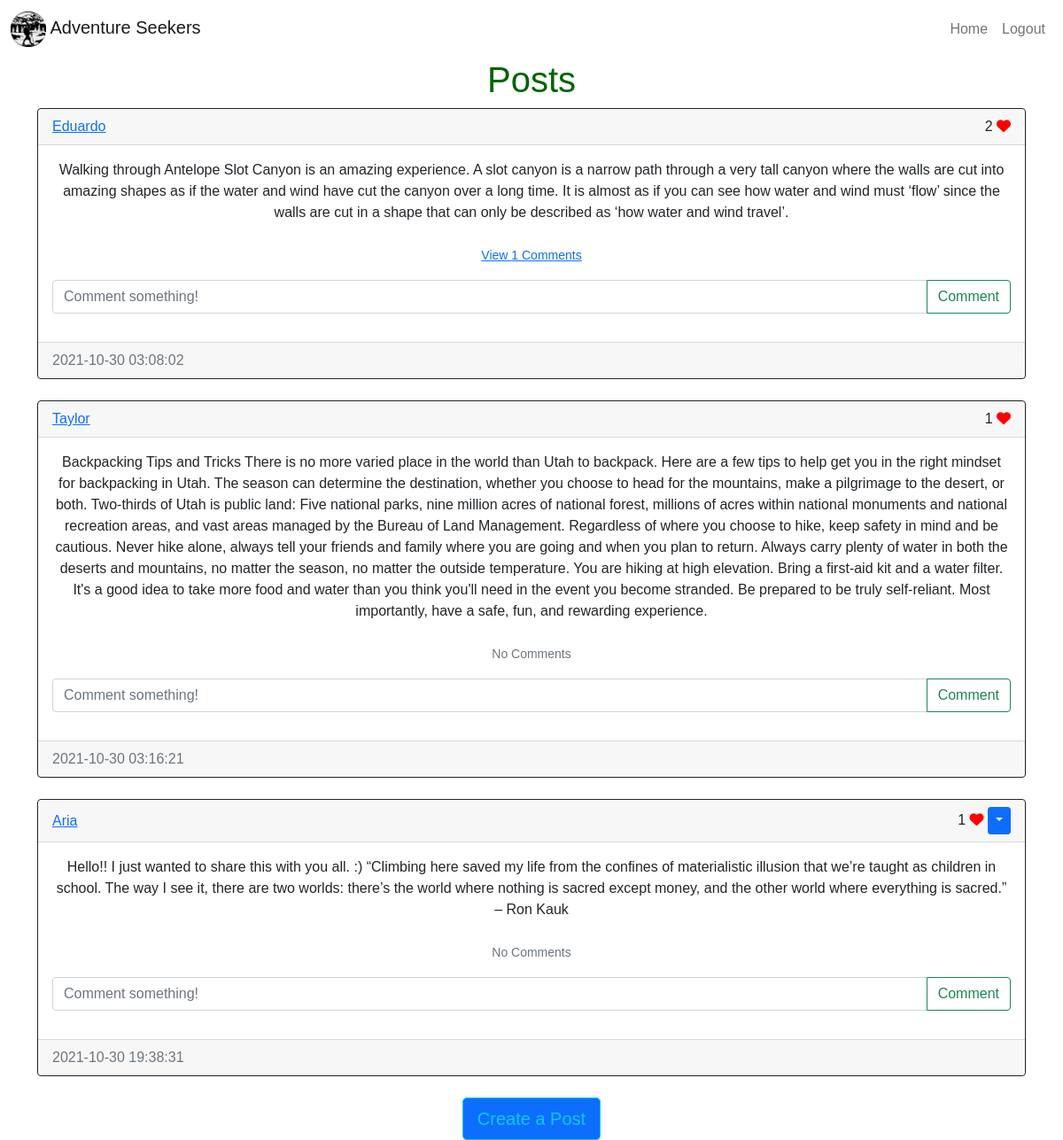
/home (signed in), run on the app's committed database.
### sunny_app/models.py (models this page shows)
class Post(db.Model):
    id = db.Column(db.Integer, primary_key=True)
    text = db.Column(db.Text, nullable=False)
    date_created = db.Column(db.DateTime(timezone=True), default=func.now())
    author = db.Column(db.Integer, db.ForeignKey(
        'user.id', ondelete="CASCADE"), nullable=False)
    comments = db.relationship('Comment', backref='post', passive_deletes=True)
    likes = db.relationship('Like', backref='post', passive_deletes=True)

class User(db.Model, UserMixin):
    id = db.Column(db.Integer, primary_key=True)
    email = db.Column(db.String(150), unique=True)
    username = db.Column(db.String(150), unique=True)
    password = db.Column(db.String(150))
    date_created = db.Column(db.DateTime(timezone=True), default=func.now())
    posts = db.relationship('Post', backref='user', passive_deletes=True)
    comments = db.relationship('Comment', backref='user', passive_deletes=True)
    likes = db.relationship('Like', backref='user', passive_deletes=True)

### sunny_app/views.py (the view)
@views.route("/")
@views.route("/home")
@login_required
def home():
    posts = Post.query.all()
    return render_template("home.html", user=current_user, posts=posts)

### sunny_app/__init__.py (called while the page is built)
def create_app():
    app = Flask(__name__)
    app.config['SECRET_KEY'] = "helloworld"
    app.config['SQLALCHEMY_DATABASE_URI'] = f'sqlite:///{DB_NAME}'
    db.init_app(app)
    from .views import views
    from .auth import auth
    app.register_blueprint(views, url_prefix="/")
    app.register_blueprint(auth, url_prefix="/")
    from .models import User, Post, Comment, Like
    create_database(app)
    login_manager = LoginManager()
    login_manager.login_view = "auth.login"
    login_manager.init_app(app)
    @login_manager.user_loader
    def load_user(id):
        return User.query.get(int(id))
    return app

### sunny_app/templates/home.html
{% extends "posts_div.html" %} {% block title %}Home{% endblock %}

### sunny_app/templates/posts_div.html (shortened to what this page needs)
{% extends "base.html" %} {% block title %}Home{% endblock %} {% block content
%}
<div class="page-title">
  <h1 align="center">{% block header %}Posts{% endblock %}</h1>
</div>
<div id="posts">
  {% for post in posts %}
  <div class="card border-dark">
    <div class="card-header d-flex justify-content-between align-items-center">
      <a href="/posts/{{post.user.username}}">{{post.user.username}}</a>
      <div>
        {{post.likes|length}} {% if user.id in
        post.likes|map(attribute="author")|list %}
        <a href="/like-post/{{post.id}}"
          ><i class="fas fa-heart" style="color: red"></i
        ></a>
        {% else %}
        <a href="/like-post/{{post.id}}"><i class="far fa-heart"></i></a>
        {% endif %} {% if user.id == post.author %}
        <div class="btn-group">
          <button
            type="button"
            class="btn btn-sm btn-primary dropdown-toggle"
            data-bs-toggle="dropdown"
          ></button>
        </div>
        {% endif %}
      </div>
    </div>
    <div class="card-body">
      <div class="card-text">{{post.text}}</div>
      <br />
      <p class="card-text">
        {% if post.comments|length > 0 %}
        <a data-bs-toggle="collapse" href="#comments-{{post.id}}" role="button">
          <small>View {{post.comments|length}} Comments</small>
        </a>
        {% else %}
        <small class="text-muted">No Comments</small>
        {% endif %}
      </p>
      <form
        class="input-group mb-3"
        method="POST"
        action="/create-comment/{{post.id}}"
      >
        <input
          type="text"
          id="text"
          name="text"
          class="form-control"
          placeholder="Comment something!"
        />
        <button type="submit" class="btn btn-outline-success">Comment</button>
      </form>
    </div>
    <div class="card-footer text-muted">{{post.date_created}}</div>
  </div>
  <br/ > {% endfor %}
</div>
{% block footer %}
<div align="center">
  <a href="/create-post"
    ><button type="button" class="btn btn-primary btn-lg btn-outline-info">
      Create a Post
    </button></a
  >
</div>
{% endblock %} {% endblock %}

### sunny_app/static/css/main.css (style rules this page uses)
body { background: url("https://mdbootstrap.com/img/Photos/Others/images/76.jpg") no-repeat center center fixed; -webkit-background-size: cover; -moz-background-size: cover; background-size: cover; -o-background-size: cover; font-family: Arial, Helvetica, sans-serif; }
.card-text { text-align: center; }
.page-title { font-family: Arial, Helvetica, sans-serif; color: darkgreen; }

### data on the page
Post: user.username "Eduardo", likes|length "2", text "Walking through Antelope Slot Canyon is an amazing experience. A slot canyon is a narrow path through a very tall canyon where the walls are cut into amazing shapes as if the water and wind have cut the canyon over a long time. It is almost as if you can see how water and wind must ‘flow’ since the walls are cut in a shape that can only be described as ‘how water and wind travel’.", comments|length "1", date_created "2021-10-30 03:08:02"
Post: user.username "Taylor", likes|length "1", text "Backpacking Tips and Tricks There is no more varied place in the world than Utah to backpack. Here are a few tips to help get you in the right mindset for backpacking in Utah. The season can determine the destination, whether you choose to head for the mountains, make a pilgrimage to the desert, or both. Two-thirds of Utah is public land: Five national parks, nine million acres of national forest, millions of acres within national monuments and national recreation areas, and vast areas managed by the Bureau of Land Management. Regardless of where you choose to hike, keep safety in mind and be cautious. Never hike alone, always tell your friends and family where you are going and when you…", shows "No Comments", date_created "2021-10-30 03:16:21"
Post: user.username "Aria", likes|length "1", text "Hello!! I just wanted to share this with you all. :) “Climbing here saved my life from the confines of materialistic illusion that we’re taught as children in school. The way I see it, there are two worlds: there’s the world where nothing is sacred except money, and the other world where everything is sacred.” – Ron Kauk", shows "No Comments", date_created "2021-10-30 19:38:31"
